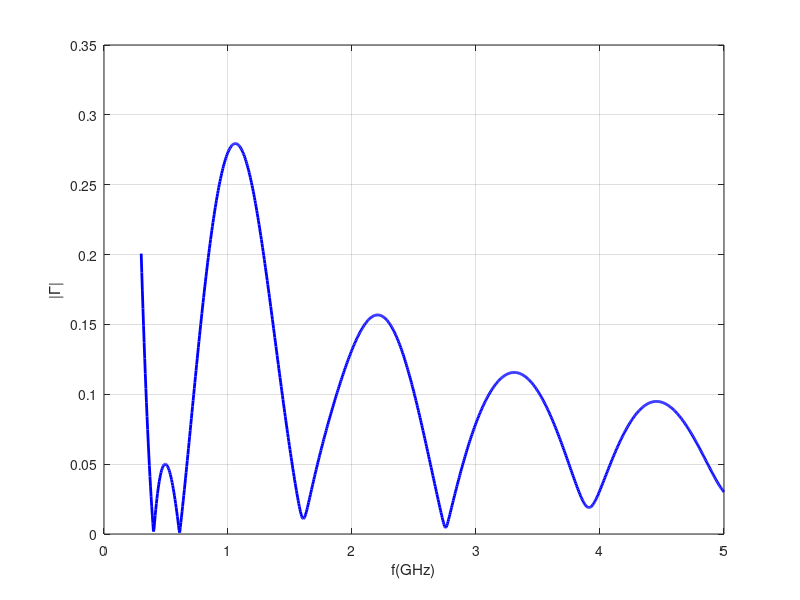

Reproduce this figure in MATLAB.
clc;
clear;
f = linspace(0.3,5,1000); 
c=3e8;
lambda=c./f.*1e-9;
G1= 4.597653;
G2=24.683648;
d1=0.1224987 ;
d2=0.0730035;
Z0 = 377;
%
ep1=(1+0.039.*G1.*f.^(-0.4)-j.*0.03.*G1.*f.^(-0.4)).^2;
ep2=(1+0.039.*G2.*f.^(-0.4)-j.*0.03.*G2.*f.^(-0.4)).^2;
gamma1=j.*2.*pi.*sqrt(ep1)./lambda;
gamma2=j.*2.*pi.*sqrt(ep2)./lambda;
%
t1= tanh(gamma1.*d1);
t2= tanh(gamma2.*d2);
%
Zc1=Z0./sqrt(ep1);
Zc2=Z0./sqrt(ep2);
%
Z2=Zc2.*t2;
Z1=Zc1.*((Z2+Zc1.*t1)./(Zc1+Z2.*t1));
%
Gamma=(Z0-Z1)./(Z0+Z1);
Gamma_abs = abs(Gamma);
Gamma_dB = 20*log10(Gamma_abs);
%
plot(f,Gamma_abs,'b','linewidth',2');
xlabel('f(GHz)');
ylabel('|\Gamma|');
grid on;